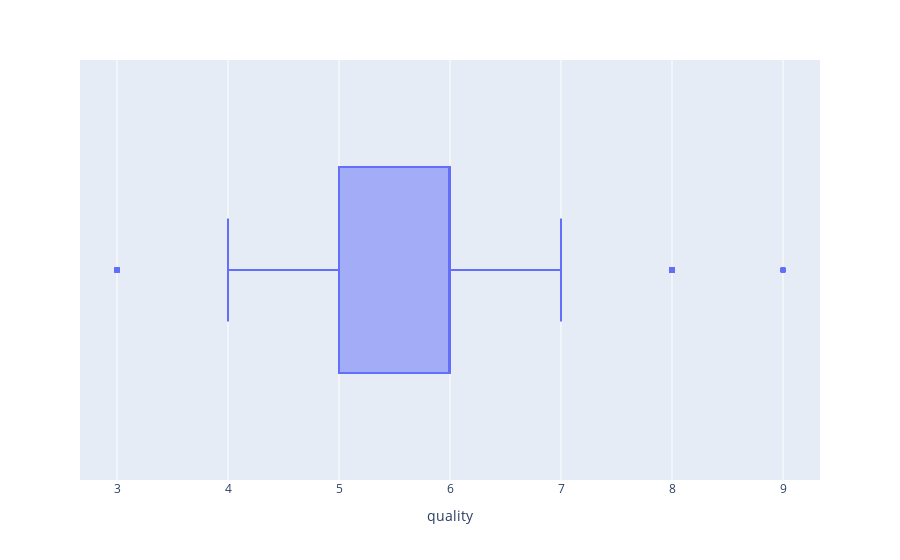

The notebook cell saved with this chart:
### Markdown cell above
#### Observation
1. There are no missing values in any of the columns.
2. Every column except ***quality*** is measured in a continous scale and hence represented by floats.
3. Quality is the only column represented by integers because it only has values ranging from 0 to 10.
4. Quality is the target class that we will be trying to classify in this notebook.

### Code cell
# Box plot for target class Quality
fig = px.box(df, x="quality")
fig.show()

### Figure 1 — Plotly figure (JSON) as saved in the notebook; plotly's stock layout.template omitted (floating-point values rounded to 4 significant figures; data arrays with more than 128 entries replaced by an {"elided": "..."} marker saying what was removed)
{"data": [{"alignmentgroup": "True", "hovertemplate": "quality=%{x}<extra></extra>", "legendgroup": "", "marker": {"color": "#636efa"}, "name": "", "notched": false, "offsetgroup": "", "orientation": "h", "showlegend": false, "type": "box", "x": {"elided": "4898 int values"}, "x0": " ", "xaxis": "x", "y0": " ", "yaxis": "y"}], "layout": {"boxmode": "group", "legend": {"tracegroupgap": 0}, "margin": {"t": 60}, "xaxis": {"anchor": "y", "domain": [0, 1], "title": {"text": "quality"}}, "yaxis": {"anchor": "x", "domain": [0, 1]}}}
